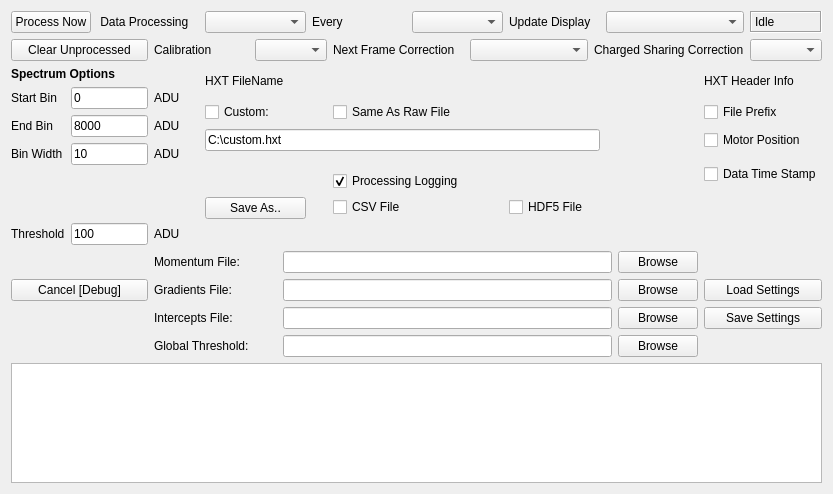
<?xml version="1.0" encoding="UTF-8"?>
<ui version="4.0">
 <class>ProcessingWindow</class>
 <widget class="QWidget" name="ProcessingWindow">
  <property name="enabled">
   <bool>true</bool>
  </property>
  <property name="geometry">
   <rect>
    <x>0</x>
    <y>0</y>
    <width>743</width>
    <height>494</height>
   </rect>
  </property>
  <property name="windowTitle">
   <string>Form</string>
  </property>
  <layout class="QGridLayout" name="gridLayout">
   <item row="5" column="3" rowspan="2">
    <widget class="QLabel" name="endUnitLabel">
     <property name="layoutDirection">
      <enum>Qt::LeftToRight</enum>
     </property>
     <property name="text">
      <string>ADU</string>
     </property>
     <property name="alignment">
      <set>Qt::AlignLeading|Qt::AlignLeft|Qt::AlignVCenter</set>
     </property>
    </widget>
   </item>
   <item row="5" column="1" rowspan="2" colspan="2">
    <widget class="QLineEdit" name="endBinLineEdit">
     <property name="text">
      <string>8000</string>
     </property>
    </widget>
   </item>
   <item row="0" column="0" colspan="2">
    <widget class="QPushButton" name="processNowButton">
     <property name="text">
      <string>Process Now</string>
     </property>
    </widget>
   </item>
   <item row="0" column="2" colspan="2">
    <widget class="QLabel" name="dataProcessingLabel">
     <property name="text">
      <string> Data Processing</string>
     </property>
    </widget>
   </item>
   <item row="0" column="4" colspan="3">
    <widget class="QComboBox" name="dataProcessingComboBox"/>
   </item>
   <item row="0" column="9" colspan="2">
    <widget class="QComboBox" name="processingFrequencyComboBox"/>
   </item>
   <item row="0" column="7" colspan="2">
    <widget class="QLabel" name="processingFrequencyLabel">
     <property name="text">
      <string>Every</string>
     </property>
    </widget>
   </item>
   <item row="12" column="6" colspan="8">
    <widget class="QLineEdit" name="momentumPathLineEdit"/>
   </item>
   <item row="12" column="3" colspan="3">
    <widget class="QLabel" name="momentumPathLabel">
     <property name="layoutDirection">
      <enum>Qt::LeftToRight</enum>
     </property>
     <property name="text">
      <string>Momentum File:</string>
     </property>
     <property name="alignment">
      <set>Qt::AlignLeading|Qt::AlignLeft|Qt::AlignVCenter</set>
     </property>
    </widget>
   </item>
   <item row="12" column="14">
    <widget class="QPushButton" name="momentumBrowseButton">
     <property name="text">
      <string>Browse</string>
     </property>
    </widget>
   </item>
   <item row="9" column="4" rowspan="3" colspan="3">
    <widget class="QPushButton" name="hxtFileSaveButton">
     <property name="text">
      <string>Save As..</string>
     </property>
    </widget>
   </item>
   <item row="11" column="3">
    <widget class="QLabel" name="thresholdUnitLabel">
     <property name="layoutDirection">
      <enum>Qt::LeftToRight</enum>
     </property>
     <property name="text">
      <string>ADU</string>
     </property>
     <property name="alignment">
      <set>Qt::AlignLeading|Qt::AlignLeft|Qt::AlignVCenter</set>
     </property>
    </widget>
   </item>
   <item row="13" column="0" colspan="3">
    <widget class="QPushButton" name="debugButton">
     <property name="text">
      <string>Cancel [Debug]</string>
     </property>
    </widget>
   </item>
   <item row="15" column="6" colspan="8">
    <widget class="QLineEdit" name="globalThresholdPathLineEdit"/>
   </item>
   <item row="15" column="3" colspan="2">
    <widget class="QLabel" name="globalThresholdPathLabel">
     <property name="layoutDirection">
      <enum>Qt::LeftToRight</enum>
     </property>
     <property name="text">
      <string>Global Threshold:</string>
     </property>
     <property name="alignment">
      <set>Qt::AlignLeading|Qt::AlignLeft|Qt::AlignVCenter</set>
     </property>
    </widget>
   </item>
   <item row="13" column="15" colspan="2">
    <widget class="QPushButton" name="loadSettingsButton">
     <property name="text">
      <string>Load Settings</string>
     </property>
    </widget>
   </item>
   <item row="0" column="16">
    <widget class="QLabel" name="stateLabel">
     <property name="frameShape">
      <enum>QFrame::Box</enum>
     </property>
     <property name="frameShadow">
      <enum>QFrame::Sunken</enum>
     </property>
     <property name="text">
      <string>Idle</string>
     </property>
    </widget>
   </item>
   <item row="2" column="0" colspan="3">
    <widget class="QLabel" name="spectrumOptionsLabel">
     <property name="font">
      <font>
       <weight>75</weight>
       <bold>true</bold>
      </font>
     </property>
     <property name="layoutDirection">
      <enum>Qt::LeftToRight</enum>
     </property>
     <property name="text">
      <string>Spectrum Options</string>
     </property>
     <property name="alignment">
      <set>Qt::AlignLeading|Qt::AlignLeft|Qt::AlignVCenter</set>
     </property>
    </widget>
   </item>
   <item row="7" column="0" rowspan="2">
    <widget class="QLabel" name="binWidthLabel">
     <property name="layoutDirection">
      <enum>Qt::LeftToRight</enum>
     </property>
     <property name="text">
      <string>Bin Width</string>
     </property>
     <property name="alignment">
      <set>Qt::AlignLeading|Qt::AlignLeft|Qt::AlignVCenter</set>
     </property>
    </widget>
   </item>
   <item row="6" column="15" rowspan="2" colspan="2">
    <widget class="QCheckBox" name="motorPositionCheckBox">
     <property name="text">
      <string>Motor Position</string>
     </property>
     <property name="checked">
      <bool>false</bool>
     </property>
    </widget>
   </item>
   <item row="7" column="1" rowspan="2" colspan="2">
    <widget class="QLineEdit" name="binWidthLineEdit">
     <property name="text">
      <string>10</string>
     </property>
    </widget>
   </item>
   <item row="1" column="5" colspan="3">
    <widget class="QComboBox" name="calibrationComboBox"/>
   </item>
   <item row="1" column="3" colspan="2">
    <widget class="QLabel" name="calibrationLabel">
     <property name="text">
      <string>Calibration</string>
     </property>
    </widget>
   </item>
   <item row="16" column="0" colspan="17">
    <widget class="QTextBrowser" name="output">
     <property name="font">
      <font>
       <pointsize>8</pointsize>
      </font>
     </property>
     <property name="contextMenuPolicy">
      <enum>Qt::CustomContextMenu</enum>
     </property>
    </widget>
   </item>
   <item row="13" column="3" colspan="3">
    <widget class="QLabel" name="gradientsPathLabel">
     <property name="layoutDirection">
      <enum>Qt::LeftToRight</enum>
     </property>
     <property name="text">
      <string>Gradients File:</string>
     </property>
     <property name="alignment">
      <set>Qt::AlignLeading|Qt::AlignLeft|Qt::AlignVCenter</set>
     </property>
    </widget>
   </item>
   <item row="7" column="3" rowspan="2">
    <widget class="QLabel" name="binUnitLabel">
     <property name="layoutDirection">
      <enum>Qt::LeftToRight</enum>
     </property>
     <property name="text">
      <string>ADU</string>
     </property>
     <property name="alignment">
      <set>Qt::AlignLeading|Qt::AlignLeft|Qt::AlignVCenter</set>
     </property>
    </widget>
   </item>
   <item row="14" column="14">
    <widget class="QPushButton" name="interceptsBrowseButton">
     <property name="text">
      <string>Browse</string>
     </property>
    </widget>
   </item>
   <item row="11" column="1" colspan="2">
    <widget class="QLineEdit" name="thresholdLineEdit">
     <property name="text">
      <string>100</string>
     </property>
    </widget>
   </item>
   <item row="14" column="15" colspan="2">
    <widget class="QPushButton" name="saveSettingsButton">
     <property name="autoFillBackground">
      <bool>false</bool>
     </property>
     <property name="text">
      <string>Save Settings</string>
     </property>
    </widget>
   </item>
   <item row="1" column="10" colspan="2">
    <widget class="QComboBox" name="nextFrameCorrectionComboBox"/>
   </item>
   <item row="8" column="15" rowspan="2" colspan="2">
    <widget class="QCheckBox" name="dataTimeStampCheckBox">
     <property name="text">
      <string>Data Time Stamp</string>
     </property>
     <property name="checked">
      <bool>false</bool>
     </property>
    </widget>
   </item>
   <item row="4" column="8" rowspan="2" colspan="2">
    <widget class="QCheckBox" name="sameAsRawFileCheckBox">
     <property name="text">
      <string>Same As Raw File</string>
     </property>
     <property name="checked">
      <bool>false</bool>
     </property>
    </widget>
   </item>
   <item row="13" column="14">
    <widget class="QPushButton" name="gradientsBrowseButton">
     <property name="text">
      <string>Browse</string>
     </property>
    </widget>
   </item>
   <item row="14" column="6" colspan="8">
    <widget class="QLineEdit" name="interceptsPathLineEdit"/>
   </item>
   <item row="4" column="4" rowspan="2" colspan="4">
    <widget class="QCheckBox" name="customCheckBox">
     <property name="text">
      <string>Custom:</string>
     </property>
     <property name="checked">
      <bool>false</bool>
     </property>
    </widget>
   </item>
   <item row="1" column="0" colspan="3">
    <widget class="QPushButton" name="clearUnprocessedButton">
     <property name="text">
      <string>Clear Unprocessed</string>
     </property>
    </widget>
   </item>
   <item row="6" column="4" rowspan="2" colspan="9">
    <widget class="QLineEdit" name="hxtFileLineEdit">
     <property name="text">
      <string>C:\custom.hxt</string>
     </property>
    </widget>
   </item>
   <item row="14" column="3" colspan="3">
    <widget class="QLabel" name="interceptsPathLabel">
     <property name="layoutDirection">
      <enum>Qt::LeftToRight</enum>
     </property>
     <property name="text">
      <string>Intercepts File:</string>
     </property>
     <property name="alignment">
      <set>Qt::AlignLeading|Qt::AlignLeft|Qt::AlignVCenter</set>
     </property>
    </widget>
   </item>
   <item row="3" column="0" rowspan="2">
    <widget class="QLabel" name="startBinLabel">
     <property name="layoutDirection">
      <enum>Qt::LeftToRight</enum>
     </property>
     <property name="text">
      <string>Start Bin</string>
     </property>
     <property name="alignment">
      <set>Qt::AlignLeading|Qt::AlignLeft|Qt::AlignVCenter</set>
     </property>
    </widget>
   </item>
   <item row="15" column="14">
    <widget class="QPushButton" name="globalThresholdBrowseButton">
     <property name="text">
      <string>Browse</string>
     </property>
    </widget>
   </item>
   <item row="0" column="11" colspan="2">
    <widget class="QLabel" name="updateDisplayLabel">
     <property name="text">
      <string>Update Display</string>
     </property>
    </widget>
   </item>
   <item row="13" column="6" colspan="8">
    <widget class="QLineEdit" name="gradientsPathLineEdit"/>
   </item>
   <item row="0" column="13" colspan="3">
    <widget class="QComboBox" name="updateDisplayComboBox"/>
   </item>
   <item row="4" column="15" rowspan="2" colspan="2">
    <widget class="QCheckBox" name="filePrefixCheckBox">
     <property name="enabled">
      <bool>true</bool>
     </property>
     <property name="text">
      <string>File Prefix</string>
     </property>
     <property name="checked">
      <bool>false</bool>
     </property>
    </widget>
   </item>
   <item row="3" column="1" rowspan="2" colspan="2">
    <widget class="QLineEdit" name="startBinLineEdit">
     <property name="text">
      <string>0</string>
     </property>
    </widget>
   </item>
   <item row="5" column="0" rowspan="2">
    <widget class="QLabel" name="endBinLabel">
     <property name="layoutDirection">
      <enum>Qt::LeftToRight</enum>
     </property>
     <property name="text">
      <string>End Bin</string>
     </property>
     <property name="alignment">
      <set>Qt::AlignLeading|Qt::AlignLeft|Qt::AlignVCenter</set>
     </property>
    </widget>
   </item>
   <item row="11" column="0">
    <widget class="QLabel" name="thresholdLabel">
     <property name="layoutDirection">
      <enum>Qt::LeftToRight</enum>
     </property>
     <property name="text">
      <string>Threshold</string>
     </property>
     <property name="alignment">
      <set>Qt::AlignLeading|Qt::AlignLeft|Qt::AlignVCenter</set>
     </property>
    </widget>
   </item>
   <item row="3" column="3" rowspan="2">
    <widget class="QLabel" name="startUnitLabel">
     <property name="layoutDirection">
      <enum>Qt::LeftToRight</enum>
     </property>
     <property name="text">
      <string>ADU</string>
     </property>
     <property name="alignment">
      <set>Qt::AlignLeading|Qt::AlignLeft|Qt::AlignVCenter</set>
     </property>
    </widget>
   </item>
   <item row="1" column="8" colspan="2">
    <widget class="QLabel" name="nextFrameCorrectionLabel">
     <property name="text">
      <string>Next Frame Correction</string>
     </property>
    </widget>
   </item>
   <item row="1" column="16">
    <widget class="QComboBox" name="chargeSharingCorrectionComboBox"/>
   </item>
   <item row="1" column="12" colspan="4">
    <widget class="QLabel" name="chargeSharingCorrectionLabel">
     <property name="text">
      <string>Charged Sharing Correction</string>
     </property>
    </widget>
   </item>
   <item row="2" column="4" rowspan="2" colspan="3">
    <widget class="QLabel" name="hxtFileNameLabel">
     <property name="text">
      <string>HXT FileName</string>
     </property>
    </widget>
   </item>
   <item row="2" column="15" rowspan="2" colspan="2">
    <widget class="QLabel" name="hxHeaderInfoLabel">
     <property name="text">
      <string>HXT Header Info</string>
     </property>
    </widget>
   </item>
   <item row="10" column="11">
    <widget class="QCheckBox" name="hdf5FileCheckBox">
     <property name="text">
      <string>HDF5 File</string>
     </property>
     <property name="checked">
      <bool>false</bool>
     </property>
    </widget>
   </item>
   <item row="10" column="8">
    <widget class="QCheckBox" name="csvFileCheckBox">
     <property name="text">
      <string>CSV File</string>
     </property>
     <property name="checked">
      <bool>false</bool>
     </property>
    </widget>
   </item>
   <item row="9" column="8" colspan="2">
    <widget class="QCheckBox" name="processingLoggingCheckBox">
     <property name="text">
      <string>Processing Logging</string>
     </property>
     <property name="checked">
      <bool>true</bool>
     </property>
    </widget>
   </item>
  </layout>
 </widget>
 <resources/>
 <connections/>
</ui>
